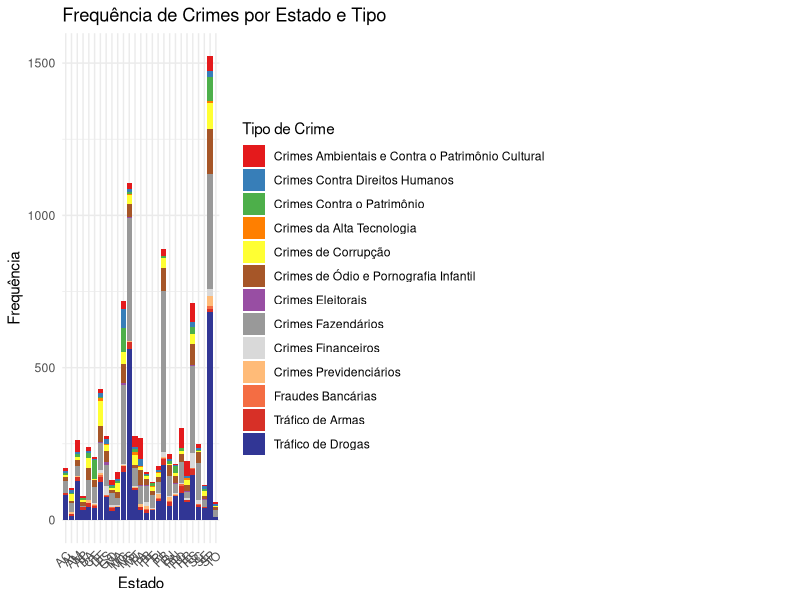
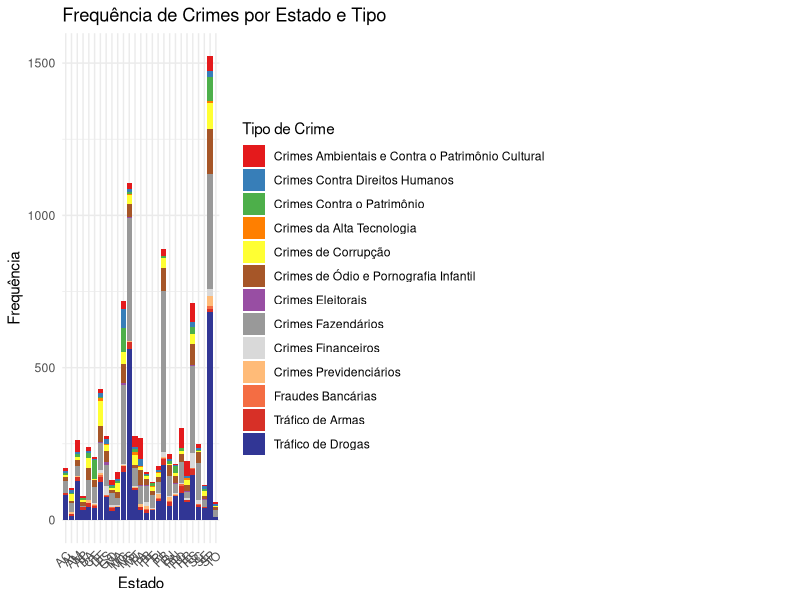

Generate these figures, in order, with R:
library(ggplot2)
library(dplyr)
library(RColorBrewer)
library(scales)

dados <- read.csv("operacoes.csv")
# Calcule a frequência de crimes
freq_crimes <- dados %>%
  count(Sigla.Unidade.Federativa, Area) %>%
  rename(frequencia = n)

# Definindo uma paleta personalizada com mais cores
custom_colors <- c("#E41A1C", "#377EB8", "#4DAF4A", "#FF7F00", "#FFFF33", 
                   "#A65628", "#984EA3", "#999999", "#D9D9D9", "#FFBB78",
                   "#F46D43", "#D73027", "#313695")  # Novas cores adicionadas

grafico <- ggplot(freq_crimes, aes(x = Sigla.Unidade.Federativa, y = frequencia, fill = Area)) +
  geom_bar(stat = "identity", position = "stack") +
  scale_fill_manual(values = custom_colors) +
  theme_minimal() +
  labs(title = "Frequência de Crimes por Estado e Tipo",
       x = "Estado",
       y = "Frequência",
       fill = "Tipo de Crime") +
  theme(axis.text.x = element_text(angle = 45, hjust = 1))

# Exibir o gráfico
print(grafico)

# Salve o gráfico
ggsave("grafico_frequencia_crimes.png", plot = grafico, width = 12, height = 6)
